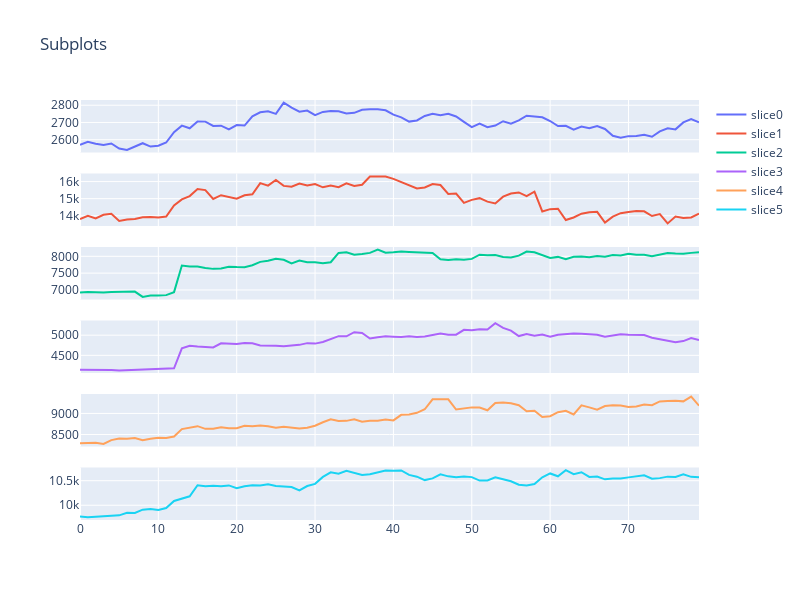

The notebook cell saved with this chart:
### Code cell
from plotly.subplots import make_subplots
import plotly.graph_objects as go

NUM_WINDOWS = 2
h1 = h1_input_txt.value
h2 = matrix_profile[h1, 1]

if len(selected_chain) > 2:
    chain = selected_chain
else:
    chain = [h1, h2]
fig = make_subplots(rows=len(chain), cols=1, shared_xaxes=True)
for index, hn in enumerate(chain):
    df_hn = df[hn:hn+window_size*NUM_WINDOWS].reset_index()
    fig.add_scatter(
        x=df_hn.index, y=df_hn.Close,
        row=index+1, col=1,
        name="slice" + str(index)
    )

fig.update_layout(height=600, width=800, title_text="Subplots")
# fig.update_xaxes(title_text="xaxis 2 title", range=[10, 50], row=1, col=2)
fig.show()
